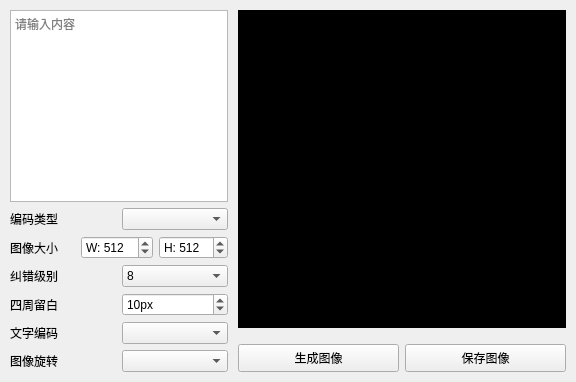
<?xml version="1.0" encoding="UTF-8"?>
<ui version="4.0">
 <class>QRCodeGeneratorClass</class>
 <widget class="QWidget" name="QRCodeGeneratorClass">
  <property name="geometry">
   <rect>
    <x>0</x>
    <y>0</y>
    <width>576</width>
    <height>382</height>
   </rect>
  </property>
  <property name="windowTitle">
   <string>QRCode生成器</string>
  </property>
  <layout class="QHBoxLayout" name="horizontalLayout_6" stretch="2,3">
   <property name="spacing">
    <number>10</number>
   </property>
   <property name="leftMargin">
    <number>10</number>
   </property>
   <property name="topMargin">
    <number>10</number>
   </property>
   <property name="rightMargin">
    <number>10</number>
   </property>
   <property name="bottomMargin">
    <number>10</number>
   </property>
   <item>
    <layout class="QVBoxLayout" name="verticalLayout">
     <property name="spacing">
      <number>6</number>
     </property>
     <item>
      <widget class="QPlainTextEdit" name="textEdit">
       <property name="placeholderText">
        <string>请输入内容</string>
       </property>
      </widget>
     </item>
     <item>
      <layout class="QHBoxLayout" name="horizontalLayout_2">
       <item>
        <widget class="QLabel" name="label">
         <property name="text">
          <string>编码类型</string>
         </property>
        </widget>
       </item>
       <item>
        <widget class="QComboBox" name="typeComboBox"/>
       </item>
      </layout>
     </item>
     <item>
      <layout class="QHBoxLayout" name="horizontalLayout_3">
       <item>
        <widget class="QLabel" name="Label">
         <property name="text">
          <string>图像大小</string>
         </property>
        </widget>
       </item>
       <item>
        <widget class="QSpinBox" name="widthSpinBox">
         <property name="prefix">
          <string>W: </string>
         </property>
         <property name="minimum">
          <number>24</number>
         </property>
         <property name="maximum">
          <number>2048</number>
         </property>
         <property name="singleStep">
          <number>4</number>
         </property>
         <property name="value">
          <number>512</number>
         </property>
        </widget>
       </item>
       <item>
        <widget class="QSpinBox" name="heightSpinBox">
         <property name="prefix">
          <string>H: </string>
         </property>
         <property name="minimum">
          <number>24</number>
         </property>
         <property name="maximum">
          <number>2048</number>
         </property>
         <property name="singleStep">
          <number>4</number>
         </property>
         <property name="value">
          <number>512</number>
         </property>
        </widget>
       </item>
      </layout>
     </item>
     <item>
      <layout class="QHBoxLayout" name="horizontalLayout_4">
       <item>
        <widget class="QLabel" name="Label_2">
         <property name="text">
          <string>纠错级别</string>
         </property>
        </widget>
       </item>
       <item>
        <widget class="QComboBox" name="eccLevelComboBox">
         <property name="currentIndex">
          <number>8</number>
         </property>
         <item>
          <property name="text">
           <string>0</string>
          </property>
         </item>
         <item>
          <property name="text">
           <string>1</string>
          </property>
         </item>
         <item>
          <property name="text">
           <string>2</string>
          </property>
         </item>
         <item>
          <property name="text">
           <string>3</string>
          </property>
         </item>
         <item>
          <property name="text">
           <string>4</string>
          </property>
         </item>
         <item>
          <property name="text">
           <string>5</string>
          </property>
         </item>
         <item>
          <property name="text">
           <string>6</string>
          </property>
         </item>
         <item>
          <property name="text">
           <string>7</string>
          </property>
         </item>
         <item>
          <property name="text">
           <string>8</string>
          </property>
         </item>
        </widget>
       </item>
      </layout>
     </item>
     <item>
      <layout class="QHBoxLayout" name="horizontalLayout_5">
       <item>
        <widget class="QLabel" name="Label_3">
         <property name="text">
          <string>四周留白</string>
         </property>
        </widget>
       </item>
       <item>
        <widget class="QSpinBox" name="marginSpinBox">
         <property name="suffix">
          <string>px</string>
         </property>
         <property name="maximum">
          <number>512</number>
         </property>
         <property name="value">
          <number>10</number>
         </property>
        </widget>
       </item>
      </layout>
     </item>
     <item>
      <layout class="QHBoxLayout" name="horizontalLayout_7">
       <item>
        <widget class="QLabel" name="label_2">
         <property name="text">
          <string>文字编码</string>
         </property>
        </widget>
       </item>
       <item>
        <widget class="QComboBox" name="encodingComboBox"/>
       </item>
      </layout>
     </item>
     <item>
      <layout class="QHBoxLayout" name="horizontalLayout_8">
       <item>
        <widget class="QLabel" name="label_3">
         <property name="text">
          <string>图像旋转</string>
         </property>
        </widget>
       </item>
       <item>
        <widget class="QComboBox" name="rotateComboBox"/>
       </item>
      </layout>
     </item>
    </layout>
   </item>
   <item>
    <layout class="QVBoxLayout" name="verticalLayout_2" stretch="1,0,0">
     <item>
      <widget class="QWidget" name="viewWidget" native="true">
       <property name="sizePolicy">
        <sizepolicy hsizetype="Expanding" vsizetype="Expanding">
         <horstretch>0</horstretch>
         <verstretch>0</verstretch>
        </sizepolicy>
       </property>
       <property name="minimumSize">
        <size>
         <width>160</width>
         <height>160</height>
        </size>
       </property>
       <property name="styleSheet">
        <string notr="true">background-color: #000;
border: 1px solid #000;</string>
       </property>
      </widget>
     </item>
     <item>
      <spacer name="verticalSpacer">
       <property name="orientation">
        <enum>Qt::Orientation::Vertical</enum>
       </property>
       <property name="sizeHint" stdset="0">
        <size>
         <width>10</width>
         <height>10</height>
        </size>
       </property>
      </spacer>
     </item>
     <item>
      <layout class="QHBoxLayout" name="horizontalLayout">
       <item>
        <widget class="QPushButton" name="generateBtn">
         <property name="minimumSize">
          <size>
           <width>0</width>
           <height>28</height>
          </size>
         </property>
         <property name="text">
          <string>生成图像</string>
         </property>
        </widget>
       </item>
       <item>
        <widget class="QPushButton" name="saveImgBtn">
         <property name="minimumSize">
          <size>
           <width>0</width>
           <height>28</height>
          </size>
         </property>
         <property name="text">
          <string>保存图像</string>
         </property>
        </widget>
       </item>
      </layout>
     </item>
    </layout>
   </item>
  </layout>
 </widget>
 <layoutdefault spacing="6" margin="11"/>
 <resources/>
 <connections/>
</ui>
